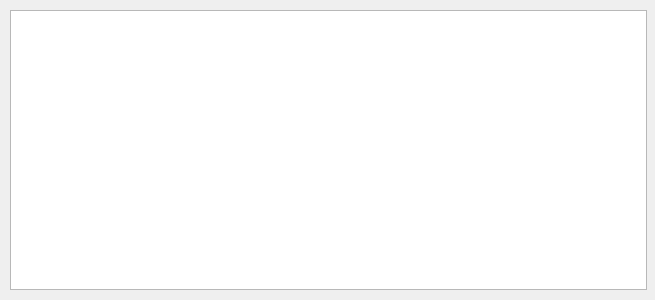
<?xml version="1.0" encoding="UTF-8"?>
<ui version="4.0">
 <class>GraphicsWidget</class>
 <widget class="QWidget" name="GraphicsWidget">
  <property name="geometry">
   <rect>
    <x>0</x>
    <y>0</y>
    <width>655</width>
    <height>300</height>
   </rect>
  </property>
  <property name="windowTitle">
   <string>Form</string>
  </property>
  <property name="autoFillBackground">
   <bool>false</bool>
  </property>
  <widget class="QGraphicsView" name="graphicsView">
   <property name="geometry">
    <rect>
     <x>10</x>
     <y>10</y>
     <width>637</width>
     <height>280</height>
    </rect>
   </property>
  </widget>
 </widget>
 <resources/>
 <connections/>
</ui>
